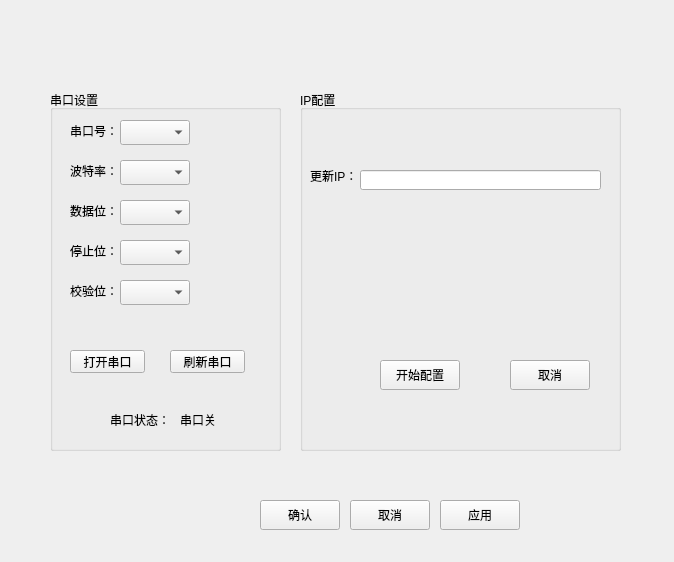
<?xml version="1.0" encoding="UTF-8"?>
<ui version="4.0">
 <class>Form</class>
 <widget class="QWidget" name="Form">
  <property name="geometry">
   <rect>
    <x>0</x>
    <y>0</y>
    <width>674</width>
    <height>562</height>
   </rect>
  </property>
  <property name="windowTitle">
   <string>Form</string>
  </property>
  <property name="styleSheet">
   <string notr="true">QWidget#Form{border-image: url(:/image/guowang.jpg);}</string>
  </property>
  <widget class="QPushButton" name="pushButton">
   <property name="geometry">
    <rect>
     <x>440</x>
     <y>500</y>
     <width>80</width>
     <height>30</height>
    </rect>
   </property>
   <property name="text">
    <string>应用</string>
   </property>
  </widget>
  <widget class="QPushButton" name="pushButton_2">
   <property name="geometry">
    <rect>
     <x>260</x>
     <y>500</y>
     <width>80</width>
     <height>30</height>
    </rect>
   </property>
   <property name="text">
    <string>确认</string>
   </property>
  </widget>
  <widget class="QPushButton" name="pushButton_3">
   <property name="geometry">
    <rect>
     <x>350</x>
     <y>500</y>
     <width>80</width>
     <height>30</height>
    </rect>
   </property>
   <property name="text">
    <string>取消</string>
   </property>
  </widget>
  <widget class="QGroupBox" name="groupBox">
   <property name="geometry">
    <rect>
     <x>50</x>
     <y>90</y>
     <width>231</width>
     <height>361</height>
    </rect>
   </property>
   <property name="title">
    <string>串口设置</string>
   </property>
   <widget class="QComboBox" name="comboBox">
    <property name="geometry">
     <rect>
      <x>70</x>
      <y>30</y>
      <width>70</width>
      <height>25</height>
     </rect>
    </property>
   </widget>
   <widget class="QComboBox" name="comboBox_2">
    <property name="geometry">
     <rect>
      <x>70</x>
      <y>70</y>
      <width>70</width>
      <height>25</height>
     </rect>
    </property>
   </widget>
   <widget class="QComboBox" name="comboBox_3">
    <property name="geometry">
     <rect>
      <x>70</x>
      <y>150</y>
      <width>70</width>
      <height>25</height>
     </rect>
    </property>
   </widget>
   <widget class="QComboBox" name="comboBox_4">
    <property name="geometry">
     <rect>
      <x>70</x>
      <y>190</y>
      <width>70</width>
      <height>25</height>
     </rect>
    </property>
   </widget>
   <widget class="QComboBox" name="comboBox_5">
    <property name="geometry">
     <rect>
      <x>70</x>
      <y>110</y>
      <width>70</width>
      <height>25</height>
     </rect>
    </property>
   </widget>
   <widget class="QLabel" name="label">
    <property name="geometry">
     <rect>
      <x>20</x>
      <y>30</y>
      <width>51</width>
      <height>21</height>
     </rect>
    </property>
    <property name="text">
     <string>串口号：</string>
    </property>
   </widget>
   <widget class="QLabel" name="label_2">
    <property name="geometry">
     <rect>
      <x>20</x>
      <y>70</y>
      <width>51</width>
      <height>21</height>
     </rect>
    </property>
    <property name="text">
     <string>波特率：</string>
    </property>
   </widget>
   <widget class="QLabel" name="label_3">
    <property name="geometry">
     <rect>
      <x>20</x>
      <y>110</y>
      <width>51</width>
      <height>21</height>
     </rect>
    </property>
    <property name="text">
     <string>数据位：</string>
    </property>
   </widget>
   <widget class="QLabel" name="label_4">
    <property name="geometry">
     <rect>
      <x>20</x>
      <y>150</y>
      <width>51</width>
      <height>21</height>
     </rect>
    </property>
    <property name="text">
     <string>停止位：</string>
    </property>
   </widget>
   <widget class="QLabel" name="label_5">
    <property name="geometry">
     <rect>
      <x>20</x>
      <y>190</y>
      <width>51</width>
      <height>21</height>
     </rect>
    </property>
    <property name="text">
     <string>校验位：</string>
    </property>
   </widget>
   <widget class="QPushButton" name="pushButton_4">
    <property name="geometry">
     <rect>
      <x>20</x>
      <y>260</y>
      <width>75</width>
      <height>23</height>
     </rect>
    </property>
    <property name="text">
     <string>打开串口</string>
    </property>
   </widget>
   <widget class="QPushButton" name="pushButton_5">
    <property name="geometry">
     <rect>
      <x>120</x>
      <y>260</y>
      <width>75</width>
      <height>23</height>
     </rect>
    </property>
    <property name="text">
     <string>刷新串口</string>
    </property>
   </widget>
   <widget class="QLabel" name="label_6">
    <property name="geometry">
     <rect>
      <x>60</x>
      <y>320</y>
      <width>80</width>
      <height>20</height>
     </rect>
    </property>
    <property name="text">
     <string>串口状态：</string>
    </property>
   </widget>
   <widget class="QLabel" name="label_7">
    <property name="geometry">
     <rect>
      <x>130</x>
      <y>320</y>
      <width>80</width>
      <height>20</height>
     </rect>
    </property>
    <property name="text">
     <string>串口关</string>
    </property>
   </widget>
  </widget>
  <widget class="QGroupBox" name="groupBox_2">
   <property name="geometry">
    <rect>
     <x>300</x>
     <y>90</y>
     <width>321</width>
     <height>361</height>
    </rect>
   </property>
   <property name="title">
    <string>IP配置</string>
   </property>
   <widget class="QLabel" name="label_8">
    <property name="geometry">
     <rect>
      <x>10</x>
      <y>80</y>
      <width>54</width>
      <height>12</height>
     </rect>
    </property>
    <property name="text">
     <string>更新IP：</string>
    </property>
   </widget>
   <widget class="QLineEdit" name="lineEdit">
    <property name="geometry">
     <rect>
      <x>60</x>
      <y>80</y>
      <width>241</width>
      <height>20</height>
     </rect>
    </property>
   </widget>
   <widget class="QPushButton" name="pushButton_6">
    <property name="geometry">
     <rect>
      <x>80</x>
      <y>270</y>
      <width>80</width>
      <height>30</height>
     </rect>
    </property>
    <property name="text">
     <string>开始配置</string>
    </property>
   </widget>
   <widget class="QPushButton" name="pushButton_7">
    <property name="geometry">
     <rect>
      <x>210</x>
      <y>270</y>
      <width>80</width>
      <height>30</height>
     </rect>
    </property>
    <property name="text">
     <string>取消</string>
    </property>
   </widget>
  </widget>
 </widget>
 <resources>
  <include location="qrc/guowang.qrc"/>
 </resources>
 <connections/>
</ui>
